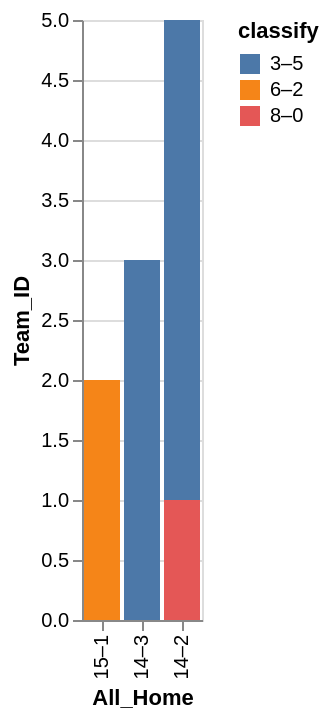

Describe this chart as a Vega-Lite specification.
### Vega-Lite specification from a JSON file in a GitHub repository (floating-point values rounded to 4 significant figures)
{"data": {"values": [{"x_data": "15–1", "y_data": 0, "classify": "3–5"}, {"x_data": "14–3", "y_data": 3, "classify": "3–5"}, {"x_data": "14–2", "y_data": 4, "classify": "3–5"}, {"x_data": "15–1", "y_data": 2, "classify": "6–2"}, {"x_data": "14–3", "y_data": 0, "classify": "6–2"}, {"x_data": "14–2", "y_data": 0, "classify": "6–2"}, {"x_data": "15–1", "y_data": 0, "classify": "8–0"}, {"x_data": "14–3", "y_data": 0, "classify": "8–0"}, {"x_data": "14–2", "y_data": 1, "classify": "8–0"}]}, "mark": "bar", "encoding": {"x": {"field": "x_data", "type": "nominal", "title": "All_Home", "sort": {"op": "sum", "field": "y_data", "order": "ascending"}}, "y": {"field": "y_data", "type": "quantitative", "title": "Team_ID"}, "color": {"field": "classify"}}}
